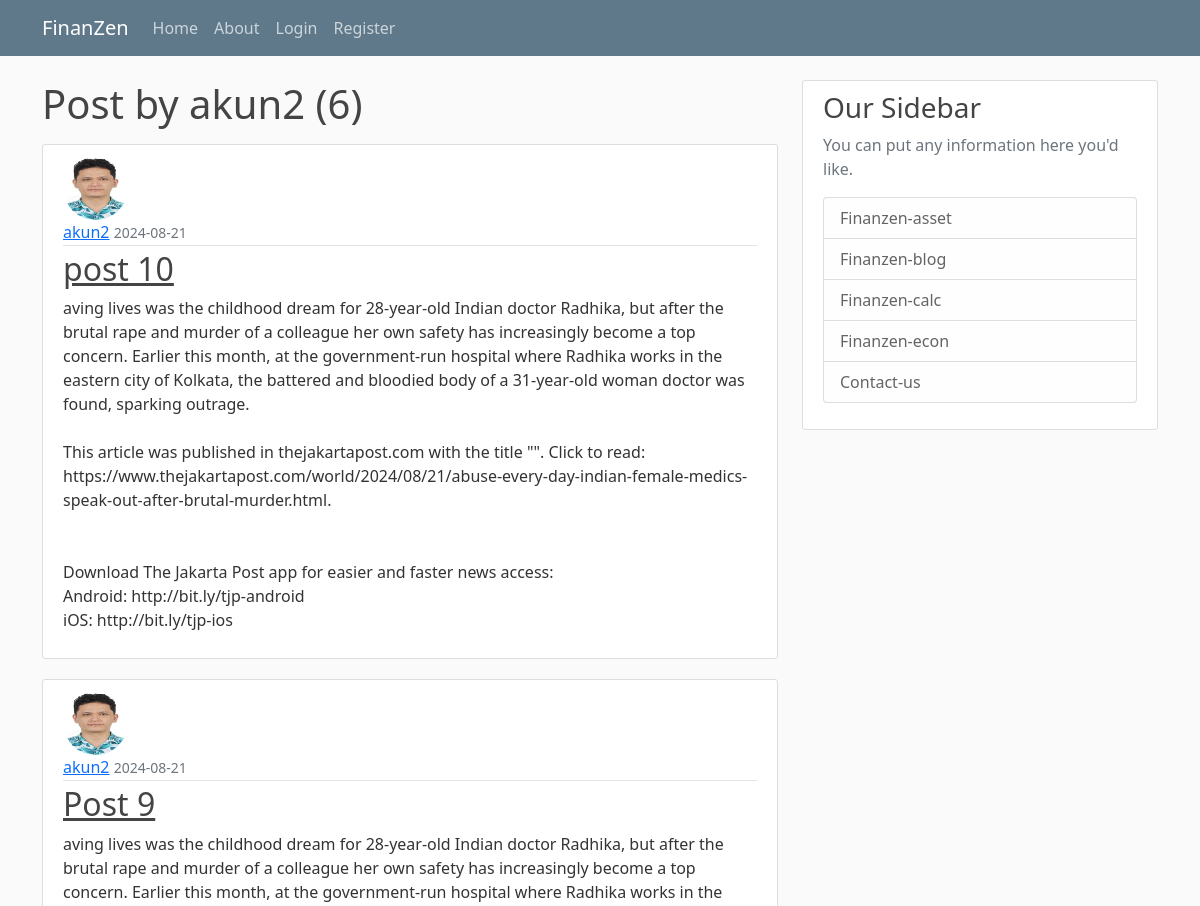
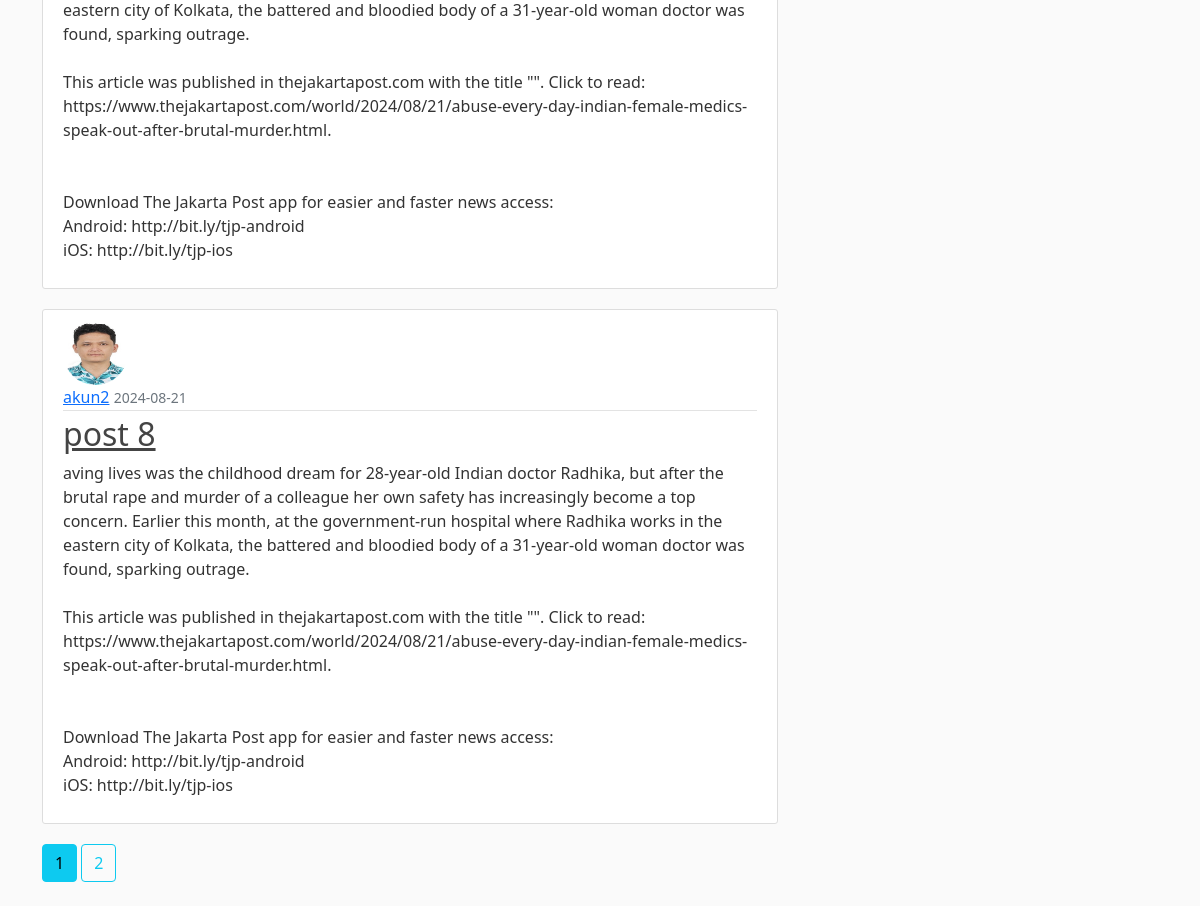
Page /user/akun2 on the committed database (2 pictures, top to bottom).
### finanzen/models.py (models this page shows, shortened)
class User(db.Model, UserMixin):
    id = db.Column(db.Integer, primary_key=True)
    username = db.Column(db.String(20), unique=True, nullable=False)
    email = db.Column(db.String(120), unique=True, nullable=False)
    image_file = db.Column(db.String(20), nullable=False, default='default.jpg')
    password = db.Column(db.String(60), nullable=False)
    posts = db.relationship('Post', backref='author', lazy=True)

class Post(db.Model):
    id = db.Column(db.Integer, primary_key=True)
    title = db.Column(db.String(100), nullable=False)
    date_posted = db.Column(db.DateTime, nullable=False, default=datetime.utcnow)
    content = db.Column(db.Text, nullable=False)
    user_id = db.Column(db.Integer, db.ForeignKey('user.id'), nullable=False)

### finanzen/users/routes.py (the view)
@users.route("/user/<string:username>")
def user_posts(username):
    page = request.args.get('page', 1, type=int)
    user = User.query.filter_by(username=username).first_or_404()
    posts = Post.query.filter_by(author=user)\
        .order_by(Post.date_posted.desc()).\
            paginate(page=page, per_page=3)
    return render_template('user_posts.html', posts=posts, user=user)

### finanzen/templates/user_posts.html
{% extends "layout.html" %}
{% block content %}
    <h1 class="mb-3">Post by {{ user.username }} ({{ posts.total }})</h1>
    {% for post in posts.items %}
      <article class="media content-section">
        <img class="rounded-circle article-img" src="{{  url_for('static', filename='profile_picts/' + post.author.image_file) }}">
        <div class="media-body">
          <div class="article-metadata">
            <a class="mr-2" href="{{ url_for('users.user_posts', username=post.author.username) }}">{{ post.author.username }}</a>
            <small class="text-muted">{{ post.date_posted.strftime('%Y-%m-%d') }}</small>
          </div>
          <h2><a class="article-title" href="{{ url_for('posts.post', post_id=post.id) }}">{{ post.title }}</a></h2>
          <p class="article-content">{{ post.content }}</p>
        </div>
      </article>
    {% endfor %}
    {% for page_num in posts.iter_pages() %}
      {% if page_num  %}
        {% if posts.page == page_num  %}
          <a class="btn btn-info mb-4" href="{{ url_for('main.home', page=page_num) }}">{{ page_num }}</a>
        {% else %}
          <a class="btn btn-outline-info mb-4" href="{{ url_for('main.home', page=page_num) }}">{{ page_num }}</a>
        {% endif %}
      {% else %}
          ...
      {% endif %}
    {% endfor %}
{% endblock content %}

### finanzen/static/main.css (style rules this page uses)
body { background: #fafafa; color: #333333; margin-top: 5rem; }
h1, h2, h3, h4, h5, h6 { color: #444444; }
.content-section { background: #ffffff; padding: 10px 20px; border: 1px solid #dddddd; border-radius: 3px; margin-bottom: 20px; }
.article-title { color: #444444; }
.article-content { white-space: pre-line; }
.article-img { height: 65px; width: 65px; margin-right: 16px; }
.article-metadata { padding-bottom: 1px; margin-bottom: 4px; border-bottom: 1px solid #e3e3e3 }

### rows in the picture
User: username "akun2"
Post: image_file (placeholder picture), author.username "akun2", date_posted "2024-08-21", title "post 10", content "aving lives was the childhood dream for 28-year-old Indian doctor Radhika, but after the brutal rape and murder of a colleague her own safety has increasingly become a top concern. Earlier this month, at the government-run hospital where Radhika works in the eastern city of Kolkata, the battered and bloodied body of a 31-year-old woman doctor was found, sparking outrage. This article was published in thejakartapost.com with the title \"\". Click to read: https://www.thejakartapost.com/world/2024/08/21/abuse-every-day-indian-female-medics-speak-out-after-brutal-murder.html. Download The Jakarta Post app for easier and faster news access: Android: http://bit.ly/tjp-android iOS:…"
Post: image_file (placeholder picture), author.username "akun2", date_posted "2024-08-21", title "Post 9", content "aving lives was the childhood dream for 28-year-old Indian doctor Radhika, but after the brutal rape and murder of a colleague her own safety has increasingly become a top concern. Earlier this month, at the government-run hospital where Radhika works in the eastern city of Kolkata, the battered and bloodied body of a 31-year-old woman doctor was found, sparking outrage. This article was published in thejakartapost.com with the title \"\". Click to read: https://www.thejakartapost.com/world/2024/08/21/abuse-every-day-indian-female-medics-speak-out-after-brutal-murder.html. Download The Jakarta Post app for easier and faster news access: Android: http://bit.ly/tjp-android iOS:…"
Post: image_file (placeholder picture), author.username "akun2", date_posted "2024-08-21", title "post 8", content "aving lives was the childhood dream for 28-year-old Indian doctor Radhika, but after the brutal rape and murder of a colleague her own safety has increasingly become a top concern. Earlier this month, at the government-run hospital where Radhika works in the eastern city of Kolkata, the battered and bloodied body of a 31-year-old woman doctor was found, sparking outrage. This article was published in thejakartapost.com with the title \"\". Click to read: https://www.thejakartapost.com/world/2024/08/21/abuse-every-day-indian-female-medics-speak-out-after-brutal-murder.html. Download The Jakarta Post app for easier and faster news access: Android: http://bit.ly/tjp-android iOS:…"

### other values in the picture
{{ posts.total }} "6"
{{ page_num }} "1"
{{ page_num }} "2"
